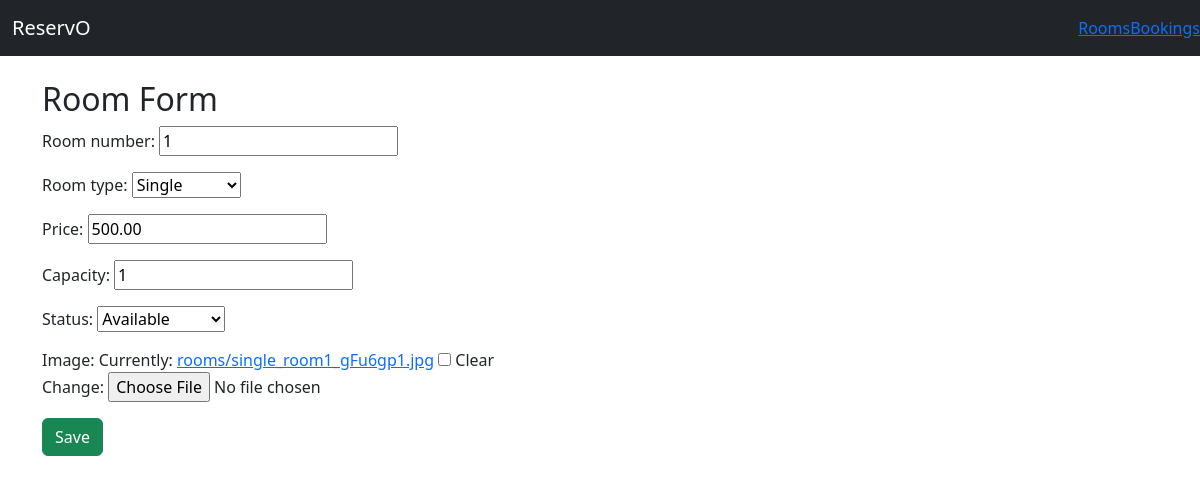
/rooms/update/8/, run on the app's committed database.
### rooms/models.py (models this page shows, shortened)
class Room(models.Model):
    ROOM_TYPES = [
        ("single", "Single"),
        ("double", "Double"),
        ("suite", "Suite"),
        ("conference", "Conference"),
    ]
    STATUS_CHOICES = [
        ("available", "Available"),
        ("booked", "Booked"),
        ("maintenance", "Maintenance"),
        ("out_of_service", "Out of Service"),
    ]
    room_number = models.CharField(max_length=20, unique=True)
    room_type = models.CharField(max_length=20, choices=ROOM_TYPES, default='single')
    price = models.DecimalField(decimal_places=2, max_digits=10)
    capacity = models.PositiveSmallIntegerField(default=1)
    status = models.CharField(max_length=20, choices=STATUS_CHOICES, default="available")
    description = models.TextField(blank=True)
    image = models.ImageField(upload_to="rooms/", blank=True)
    class Meta:
        ordering = ["room_number"]

### rooms/views.py (the view)
# urls.py: path('update/<int:pk>/', views.room_update, name='room_update'),
def room_update(request, pk):
    room = get_object_or_404(Room, pk=pk)
    if request.method == 'POST':
        form = RoomForm(request.POST, request.FILES, instance=room)
        if form.is_valid():
            form.save()
            return redirect('room_list')
    else:
        form = RoomForm(instance=room)
    return render(request, 'rooms/room_form.html', {'form': form})

### rooms/forms.py
class RoomForm(forms.ModelForm):
    class Meta:
        model = Room
        fields= ['room_number','room_type','price','capacity','status','image']

### rooms/templates/rooms/room_form.html (shortened to what this page needs)
{% extends "base.html" %}
{% block content %}
<h2>Room Form</h2>
<form method="post" enctype="multipart/form-data">
    {{ form.as_p }}
    <button type="submit" class="btn btn-success">Save</button>
</form>
{% endblock %}

### data on the page
Room: room_number "1", room_type "Single", price "500.00", capacity "1", status "Available"
